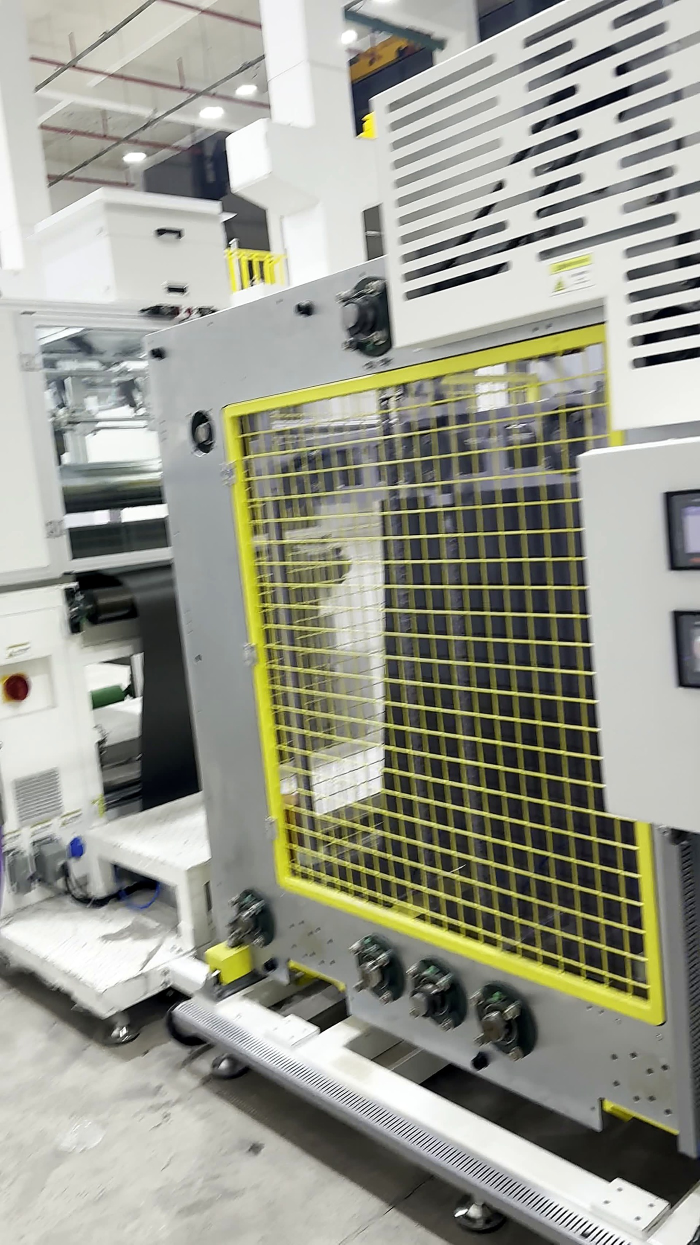
#> input picture scripts/hotmelt/_conservadas/20_1_0.jpg, 1400 x 2489 px, given in place of h01_d_vista_general.jpg, which was not available (shown at 1/2 size)
$ python _contacto.py
#> lines starting #> are read from the running program, lines starting #| are printed output that depends on the picture; pictures that were not available may be replaced by others from this repository, and a replacement may not be noted
### scripts/hotmelt/hojas_spec.py
# -*- coding: utf-8 -*-
"""Contenido de las hojas de proceso de la maquina HOTMELT.

Reglas que se respetan aca:
  · Frases cortas: las columnas son angostas y el texto largo se corta.
  · Es para el operario: nada de "borrador", "pendiente" ni analisis.
  · Sin dato -> TBD, y nada mas.
  · Los numeros salen de la PANTALLA (HMI o fusor), no del audio.
  · Registro: solo "Set up"; si no hay, "-".
"""
import os, sys
sys.path.insert(0, os.path.dirname(os.path.abspath(__file__)))
from datos_comunes import (FOTOS, EPP_BASE, TBD, ACCIONES_MAQUINA,
                           CIC_SUPERFICIE, CIC_EMPASTADA, CIC_PESO_ADH, CIC_EPP,
                           CIC_ADHESIVO, CIC_PESO_VIN, CIC_QUEMADURA, CIC_ADHESION,
                           CIC_SETUP_FUSOR, CIC_RECETA, CIC_PARAM_TEMP, CIC_TEMP_OK,
                           CIC_TENSION, CIC_ALINEACION, CIC_ESTOP, CIC_PARADA,
                           CIC_HERRAMIENTA, CIC_BORDE, CIC_MATERIAL_ID,
                           CIC_EMPALME, CIC_PASADO)

try:
    from datos_privados import CLAVE_HMI
except ImportError:            # el repo es publico: sin este archivo va TBD
    CLAVE_HMI = "TBD"

def F(*nombres):
    return [os.path.join(FOTOS, n + ".jpg") for n in nombres]

PORTADA = dict(
    titulo="HOJAS DE PROCESO — MÁQUINA HOTMELT",
    subtitulo="Laminadora de vinilo con adhesivo hot melt  ·  OP 20 del FLUJOGRAMA 155 TOP ROLL PATAGONIA",
    ho="HO-TBD",
    form="I-IN-002.4-R01",
    op_flujo="20 — ADHESIVADO HOT MELT",
    cliente_modelo="VW / PATAGONIA",
    pieza="TOP ROLL — N 216 / N 256 / N 285 / N 315",
    maquina="Laminadora hot melt KINGPOWER + fusor de adhesivo",
    firmas="F. Santoro / C. Baptista",
    fecha_rev="02/09/2026  ·  Rev. A",
    foto=os.path.join(FOTOS, "cand_30.jpg"),   # vista de la maquina con el material saliendo
)

# La JERARQUIA de imagenes de cada hoja (agregada el 03/09/2026):
#   principal = la imagen que el paso manda mirar o leer. Va grande; el resto la acompaña.
#               Sin esta clave el reparto vuelve a ser por geometria, que fue lo que puso
#               una mano con un celular mas grande que la tabla de parametros del fusor.
#   leer      = indices de imagenes con numeros o rotulos que el operario TIENE que leer.
#               Las pantallas preparadas (foto real enderezada + rotulo encima, Fak
#               08/09: NO redibujadas) llevan su metrica adentro del PNG.
# El indice es la posicion en el bloque, de arriba-izquierda a abajo-derecha.
# Umbrales y chequeo: el gate CANONICO del skill, .claude/skills/hojas-de-proceso/

HOJAS = [
 dict(op="20.1", etapa="PREPARAR Y ARRANCAR", principal=0, leer=[], denominacion="RECONOCIMIENTO DE LA MÁQUINA Y RIESGOS",
   imagenes=F("h01_d_vista_general","h01_a_desbobinador","h01_b_rodillos_reja"),
   pasos=["Identificar las tres zonas: desbobinador, rodillos de aplicación y salida del material.",
          "Ubicar las paradas de emergencia antes de operar.",
          "Respetar los carteles de la máquina: atrapamiento de manos entre rodillos y riesgo eléctrico.",
          "Los rodillos trabajan entre 150 y 185 °C. No tocarlos sin protección.",
          "El desbobinador trabaja con aire comprimido: cuidado al despresurizar.",
          "Sin ropa suelta, capucha ni cordones colgando cerca de los rodillos.",
          "Nunca dejar una pieza metálica entre los rodillos: se rompen al instante."],
   nota="La instalación tiene dos pantallas: el HMI de la laminadora y la del fusor de "
        "adhesivo. Los dos rodillos calientes son el de encolado y el dosificador.",
   ciclo=[]),

 # El adhesivo lo aplica LA MAQUINA SOLA, por 2 canos (Fak, 02/09/2026). Las tomas
 # donde se ve pegamento puesto A MANO sobre el rodillo eran de PRUEBA y no van.
 dict(op="20.2", etapa="PREPARAR Y ARRANCAR", principal=0, leer=[], denominacion="PUESTA EN MARCHA DEL FUSOR DE ADHESIVO",
   imagenes=F("h02_c_unidad_fusor","h02_e_tanque_adhesivo","h02_b_panel_glsc2"),
   pasos=["Encender el fusor de adhesivo ANTES que la laminadora, con el interruptor rojo.",
          "Verificar que el tanque tenga adhesivo cargado.",
          "Activar el calentamiento: el general y los de las dos mangueras y las dos pistolas.",
          "Verificar la consigna del adhesivo en la pantalla del fusor: 160 °C.",
          "Esperar a que el adhesivo se derrita por completo.",
          "Verificar que las dos pistolas de aplicación estén libres y sin obstrucción.",
          "Si una pistola queda obstruida, no destaparla en caliente: dar aviso al líder."],
   nota="El fusor manda el adhesivo por dos mangueras calientes a dos pistolas montadas "
        "sobre el rodillo. Los cinco circuitos van a 160 °C y ese valor NO se toca en el día "
        "a día. Desde frío, las pistolas llegan cerca de la consigna en unos 8 minutos; el "
        "tanque tarda más. El adhesivo fundido quema y se pega a la piel: no tocar mangueras "
        "ni pistolas, y trabajar con barbijo por los vapores.",
   ciclo=[],
   acciones=ACCIONES_MAQUINA),

 dict(op="20.3", etapa="PREPARAR Y ARRANCAR", principal=0, leer=[], denominacion="ENCENDIDO Y ACCESO AL HMI",
   imagenes=F("h03_b_panel","h03_a_login_hmi","h03_c_operario_panel"),
   pasos=["Encender la máquina desde el tablero principal.",
          "En el HMI, ingresar la contraseña %s." % CLAVE_HMI,
          "Si la máquina quedó con un error, presionar Reset (pulsador amarillo).",
          "Verificar en pantalla que no queden alarmas activas."],
   nota="Las alarmas del HMI son puerta de seguridad sin cerrar, paro de emergencia y "
        "fallas de accionador de eje (entrada de material, encolado, dosificador, "
        "elevación, apoyo y luz). Sin resolverlas la máquina no arranca. El HMI está en "
        "chino y tiene un botón English en el menú.",
   ciclo=[],
   acciones=ACCIONES_MAQUINA),

 # Los valores salen de la pantalla de ajuste de parametros de temperatura del
 # SIMATIC HMI, filmada en el video 0383. Los dos rodillos llevan los mismos valores.
 dict(op="20.4", etapa="PREPARAR Y ARRANCAR", principal=0, leer=[0], denominacion="CARGA DE PARÁMETROS DE PRODUCTO Y TEMPERATURA",
   imagenes=F("h04_a_pantalla_operacion","h04_b_parametros_temp"),  # dos pantallas grandes:
   # con tres, el rotulo de las flechas queda chico para leerlo en la hoja impresa
   pasos=["Entrar a Selección de producto y elegir la receta del material a procesar.",
          "Verificar que el espesor de producto sea el de la receta cargada.",
          "Verificar que la luz entre rodillos sea la de la receta cargada.",
          "Verificar la velocidad de línea: 3 m/min.",
          "Verificar la velocidad del rodillo dosificador: 0,040 m/min.",
          "Verificar la temperatura de consigna de los dos rodillos: 185 °C.",
          "Verificar la temperatura de protección: 150 °C. Por debajo, los rodillos no giran.",
          "Verificar las desviaciones de alarma: 10 °C por encima y 10 °C por debajo.",
          "Verificar la alarma por sobretemperatura: 220 °C.",
          "Verificar la temperatura de espera: 150 °C, y la de enfriamiento: 100 °C."],
   nota="Receta 料号1, producto tpo: espesor 2,300 mm, espesor de prensado 0,000 mm y luz "
        "entre rodillos 0,250 mm. Consigna 185 °C en ambos rodillos y línea a 3,0 m/min. "
        "Las variantes N 216 / N 256 / N 285 / N 315 comparten el mismo gap de 0,250 mm y "
        "temperatura. La velocidad se cambia en un solo valor y el enrollador va al doble.",
   ciclo=[]),

 dict(op="20.5", etapa="PREPARAR Y ARRANCAR", principal=0, leer=[], denominacion="CALENTAMIENTO Y ESPERA",
   imagenes=F("h05_a_calentando","h05_b_calentamiento_ok","h05_c_rodillo_pegamento"),
   pasos=["Con el calentamiento activo, esperar a que los rodillos lleguen a temperatura.",
          "Con la máquina fría, el calentamiento puede tardar alrededor de 1 hora.",
          "Los rodillos recién se habilitan a girar por encima de 150 °C.",
          "Esperar a que la pantalla indique calentamiento completado.",
          "No forzar el giro de los rodillos con el pegamento frío: se pega y se rompe.",
          "La producción arranca con los rodillos a 185 °C y sin alarmas."],
   ciclo=[],
   acciones=ACCIONES_MAQUINA),

 dict(op="20.6", etapa="PREPARAR Y ARRANCAR", principal=0, leer=[], denominacion="MONTAJE DEL ROLLO EN EL DESBOBINADOR",
   imagenes=F("h06_d_mandril_aire","h06_b_montaje_eje","h06_c_perilla_onoff"),
   pasos=["Verificar que el código y el lote del rollo coincidan con los de la orden.",
          "Cerrar la punta suelta del rollo con cinta antes de moverlo.",
          "Colocar el mandril neumático dentro del tubo de cartón del rollo.",
          "Centrar el rollo sobre el mandril con la escala del eje (valor de centrado: TBD).",
          "Inflar el mandril para que agarre el tubo.",
          "Levantar el rollo entre dos personas y calzarlo en el desbobinador.",
          "Llevar la perilla del desbobinador a ON."],
   ciclo=[]),

 dict(op="20.7", etapa="PREPARAR Y ARRANCAR", principal=0, leer=[], denominacion="ENHEBRADO DEL MATERIAL",
   imagenes=F("h07_b_primer_rodillo","h07_f_serpentina","h07_d_sensor_negro"),
   pasos=["Colocar el rollo mirando hacia adelante.",
          "Pasar el control de tensión a manual para poder tirar del material.",
          "Pasar el material por el primer rodillo, del lado del frente.",
          "Seguir la serpentina: sube, baja, vuelve a subir y vuelve a bajar.",
          "Pasar el material por el dispositivo de guía de borde que está abajo.",
          "Pasar por debajo del rodillo y subir.",
          "Meter el material dentro del rodillo de hot melt."],
   nota="Si el vinilo queda por fuera del rodillo plateado, está mal pasado. Se enhebra "
        "con la máquina detenida y los rodillos ya calientes: guantes puestos y sin "
        "apoyar las manos sobre los rodillos.",
   ciclo=[]),

 dict(op="20.8", etapa="PREPARAR Y ARRANCAR", principal=0, leer=[], denominacion="CENTRADO Y TENSIÓN DE LA BANDA",
   imagenes=F("h08_a_centrado","h08_b_sensor_borde","h08_c_tablero_tension"),
   pasos=["Centrar el material contra la barra guía usando la regla.",
          "Verificar que el sensor de borde tome el borde del material.",
          "Verificar la tensión en el controlador: consigna 20 kg. Si no da, ajustar antes de arrancar.",
          "Verificar que el control de guía esté en automático.",
          "Volver a poner el control de tensión en automático antes de producir.",
          "Verificar que el material corra sin arrugas."],
   ciclo=[]),

 dict(op="20.9", etapa="PREPARAR Y ARRANCAR", principal=0, leer=[0], denominacion="ARRANQUE Y ALINEACIÓN",
   imagenes=F("h09_a_hmi_arranque","h09_b_reset","h09_c_marca_cinta"),
   pasos=["Verificar que los resguardos estén cerrados y que no haya nadie en la zona de rodillos.",
          "Presionar el pulsador verde de arranque.",
          "Probar el paro de emergencia con la máquina en vacío: se tiene que detener.",
          "Rearmar el paro de emergencia, presionar Reset y volver a arrancar.",
          "Verificar en pantalla que el estado pase a automático.",
          "Controlar la alineación del material contra la marca del borde.",
          "Corregir la alineación antes de dejar correr la máquina."],
   nota="La prueba del paro de emergencia se hace acá, antes de producir, y no al final "
        "del turno: es lo que habilita a trabajar el resto de la jornada.",
   ciclo=[]),

 dict(op="20.10", etapa="PRODUCIR", principal=0, leer=[], denominacion="LAMINADO — CONTROL DURANTE LA MARCHA",
   imagenes=F("h10_a_hmi_automatico","h10_b_material_saliendo","h10_c_enfriamiento"),
   pasos=["Controlar que el material salga sin arrugas ni marcas.",
          "Controlar que el adhesivo quede parejo, sin faltantes ni excesos.",
          "Controlar que no haya quemaduras en el vinilo.",
          "Controlar el peso del vinilo adhesivado con la balanza.",
          "Verificar que las temperaturas de los rodillos se mantengan en consigna.",
          "Verificar que el enfriamiento a la salida esté funcionando.",
          "No meter la mano entre los rodillos con la máquina en marcha."],
   nota="Si el adhesivo sale en hilos o tiritas, la temperatura está baja o la velocidad "
        "alta. Si el vinilo sale quemado, la temperatura está alta.",
   ciclo=[]),

 dict(op="20.11", etapa="SI PASA ALGO", principal=0, leer=[], denominacion="EMPALME DEL MATERIAL",
   imagenes=F("h11_a_corte_diagonal","h11_b_cinta_blanca","h11_c_marca_referencia"),
   pasos=["Detener la máquina según la hoja 20.15 para hacer el empalme.",
          "Cortar la punta del material RECTA, apoyada contra la barra amarilla de "
          "referencia. Reglas de corte: hoja 20.14.",
          "Marcar el punto de referencia sobre la barra con cinta.",
          "Enfrentar las dos puntas a tope contra la barra amarilla.",
          "Unir el empalme con cinta a lo largo de todo el ancho.",
          "Verificar que el empalme quede recto antes de arrancar.",
          "Marcar el tramo del empalme: la cinta pasa al producto.",
          "Manos lejos del rodillo. Antes de rearrancar, verificar que no haya nadie "
          "en la zona de rodillos."],
   nota="El empalme NUNCA va cruzado ni en diagonal: al estirarse se rompe por el medio.",
   ciclo=[]),

 dict(op="20.12", etapa="SI PASA ALGO", principal=0, leer=[], denominacion="CAMBIO DE ROLLO POR ALARMA DE FIN DE MATERIAL",
   imagenes=F("h12_a_pulsador_rojo","h12_c_volante_mandril","h12_e_rollo_nuevo"),
   pasos=["Al sonar la alarma de fin de material, la máquina se detiene.",
          "Presionar el pulsador rojo del desbobinador.",
          "Sacarle la presión de aire al mandril con el volante del eje.",
          "Verificar que quede despresurizado antes de desconectar la manguera.",
          "Retirar el tubo de cartón vacío.",
          "Montar el rollo nuevo según la hoja 20.6.",
          "Empalmar el material según la hoja 20.11.",
          "Antes de rearrancar, verificar que no haya nadie en la zona de rodillos."],
   ciclo=[]),

 dict(op="20.13", etapa="SI PASA ALGO", principal=0, leer=[], denominacion="DESTRABE DEL MATERIAL TRABADO",
   imagenes=F("h13_c_maquina_detenida","h13_b_material_trabado","h13_a_vinilo_mal_pasado"),
   pasos=["Si el material se frunce o se traba, detener la máquina según la hoja 20.15.",
          "Esperar el paro total de los rodillos antes de tocar el material.",
          "Revisar el punto donde la mesa pasa al rodillo.",
          "Liberar el material sin tironear.",
          "Verificar que el material esté pasado por dentro del rodillo, no por fuera.",
          "Antes de rearrancar, verificar que no haya nadie en la zona de rodillos.",
          "Reanudar sólo con el material bien pasado y sin arrugas."],
   nota="Los rodillos quedan calientes aunque la máquina esté detenida: entrar con "
        "guantes y no apoyar las manos.",
   ciclo=[]),

 dict(op="20.14", etapa="TERMINAR", principal=0, leer=[], denominacion="CORTE DE LA PLANCHA",
   imagenes=F("h14_a_corte_cuchillo","h14_b_guia_corte"),
   pasos=["Apoyar la plancha sobre una superficie plana y limpia.",
          "No cortar cuadrados: dan problemas en esta máquina.",
          "Cortar con forma redondeada, siguiendo la guía.",
          "Empezar el corte por el costado, nunca por el centro.",
          "Cortar siempre en dirección contraria al cuerpo.",
          "La mano libre va detrás del filo, nunca sobre la línea de corte.",
          "Verificar que el borde quede limpio, sin hilachas."],
   ciclo=[]),

 dict(op="20.15", etapa="TERMINAR", principal=0, leer=[], denominacion="PARADA DE LA MÁQUINA",
   imagenes=F("h15_a_stop","h15_c_alarmas","h15_b_io_seguridad"),
   pasos=["Presionar el pulsador rojo de parada.",
          "Verificar que los rodillos frenen por completo.",
          "Verificar en pantalla que el estado pase a detenido.",
          "Verificar en la pantalla de señales de seguridad que el paro de emergencia y "
          "la puerta figuren en estado correcto.",
          "Dejar la máquina sin material trabado y la zona de rodillos despejada."],
   nota="La prueba funcional del paro de emergencia va antes de producir (hoja 20.9), "
        "con la máquina en marcha. Acá sólo se verifica el estado de las señales.",
   ciclo=[],
   acciones=ACCIONES_MAQUINA),

 dict(op="20.16", etapa="TERMINAR", principal=0, leer=[], denominacion="APERTURA DE RODILLOS Y COLOCACIÓN DE LA BANDEJA",
   imagenes=F("h16_a_ejes_rotacion","h16_b_plato_pegamento","h16_c_plato_manchas"),
   pasos=["Con la máquina detenida, entrar en el HMI a la pantalla de limpieza y llevar "
          "el eje de elevación a la posición de limpieza.",
          "Abrir la puerta de seguridad recién cuando el HMI indique que quedó liberada.",
          "Colocar la bandeja de recolección de pegamento debajo de los rodillos.",
          "Cubrir la bandeja con papel descartable.",
          "Verificar que no quede ninguna herramienta metálica entre los rodillos."],
   nota="Con la puerta abierta los rodillos siguen a temperatura de trabajo: entrar con "
        "guantes, sin apoyar los antebrazos y sin meter las manos entre los rodillos.",
   ciclo=[],
   acciones=ACCIONES_MAQUINA),

 dict(op="20.17", etapa="TERMINAR", principal=0, leer=[0], denominacion="LIMPIEZA DE RODILLOS POR PASOS",
   imagenes=F("h17_a_pantalla_limpieza","h17_c_rodillos_pegamento"),  # la pantalla con
   # las flechas necesita tamano: con tres fotos el rotulo no se lee impreso
   pasos=["En el HMI, entrar a la pantalla de limpieza de pegamento.",
          "Paso 1 de la máquina: arrancar la limpieza. La puerta de seguridad queda liberada.",
          "Paso 2 de la máquina: agregar el líquido de limpieza. La luz entre rodillos se "
          "cierra y el rodillo gira continuo.",
          "Paso 3 de la máquina: el rodillo deja de girar.",
          "Limpiar con trapo y rasqueta de plástico. Nada de metal contra los rodillos.",
          "Verificar que los rodillos queden limpios. Si queda pegamento, repetir el Paso 2.",
          "Retirar la bandeja y el papel, y dar por terminada la limpieza.",
          "Antes de volver a producir, verificar que la luz entre rodillos vuelva al valor "
          "de la receta (hoja 20.4).",
          "Antes de rearrancar, verificar que no haya nadie en la zona de rodillos."],
   nota="El adhesivo forma una película sobre el rodillo y esa película cambia el espesor "
        "que se aplica: por eso se limpia. DURANTE LA LIMPIEZA LA PUERTA DE SEGURIDAD "
        "QUEDA ANULADA y el rodillo gira caliente. "
        "El adhesivo residual se diluye frotando una barra o vela de cera sólida (parafina industrial) "
        "directamente sobre el rodillo caliente (150–185 °C) desde afuera, sin meter la mano entre ellos. "
        "Luego se remueve con la rasqueta de plástico/goma y trapo limpio hacia la bandeja inferior. "
        "Prohibido usar espátulas metálicas o solventes inflamables.",
   ciclo=[],
   acciones=ACCIONES_MAQUINA),
]

### scripts/hotmelt/_contacto.py
# -*- coding: utf-8 -*-
"""Contacto de TODAS las fotos que usa el deck, en orden de hoja."""
from PIL import Image, ImageDraw
import os, sys, re, io
import hojas_spec as HS
usadas = []
for h in HS.HOJAS:
    for f in h["imagenes"]:
        usadas.append((h["op"], os.path.basename(f)[:-4], f))
print("fotos usadas:", len(usadas))
W, cols = 330, 8
n = len(usadas)
filas = (n + cols - 1) // cols
H = int(W * 16 / 9)
hoja = Image.new("RGB", (cols*W, filas*(H+22)), "white")
#> hoja: PIL image 2640x3648 RGB; every value is 255
d = ImageDraw.Draw(hoja)
for k, (op, nom, f) in enumerate(usadas):
    im = Image.open(f).convert("RGB")
#> im is the input picture: PIL image 1400x2489 RGB; mean R, G, B 152.9, 154, 142
    r = min(W/im.width, H/im.height)
    im = im.resize((int(im.width*r), int(im.height*r)), Image.LANCZOS)
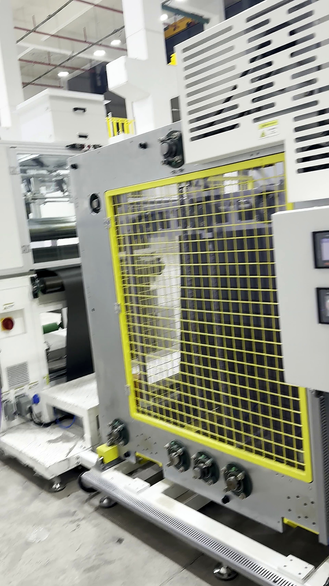
#> im: PIL image 329x586 RGB; mean R, G, B 152.9, 154, 142
    x = (k % cols)*W + (W-im.width)//2
    y = (k//cols)*(H+22) + 22
    hoja.paste(im, (x, y))
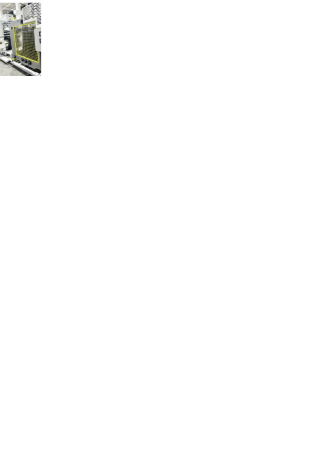
#> hoja: PIL image 2640x3648 RGB (shown at 1/8 size); mean R, G, B 253, 253, 252.7
    d.text(((k % cols)*W+3, (k//cols)*(H+22)+6), f"{op} {nom[:30]}", fill="black")
#> pass 2 of the loop `for k, (op, nom, f) in enumerate(usadas):`:
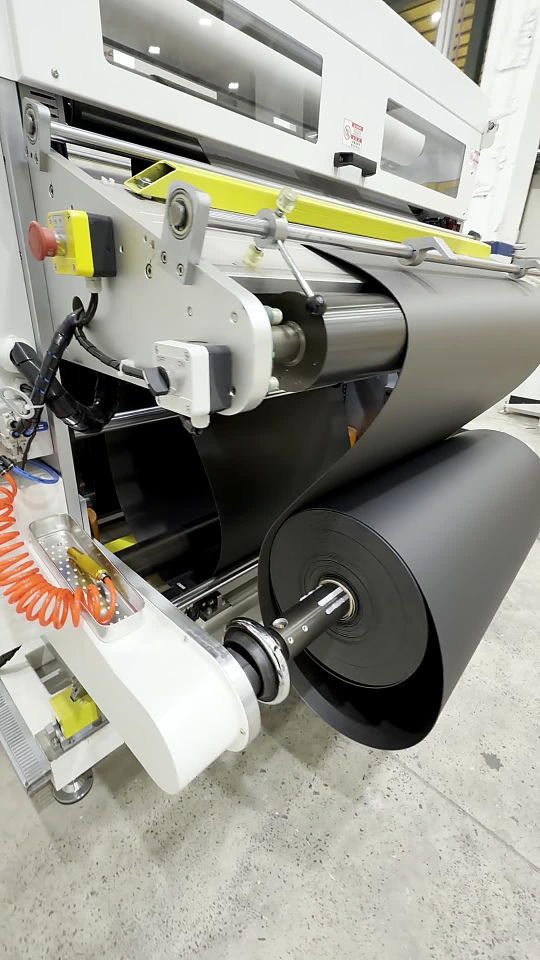
#> input picture scripts/hotmelt/_conservadas/20_1_1.jpg, 1080 x 1920 px, given in place of h01_a_desbobinador.jpg, which was not available (shown at 1/2 size)
#> im is the input picture: PIL image 1080x1920 RGB; mean R, G, B 153.8, 152.9, 143
#> `im = im.resize((int(im.width*r), int(im.height*r)), Image.LANCZOS)`:
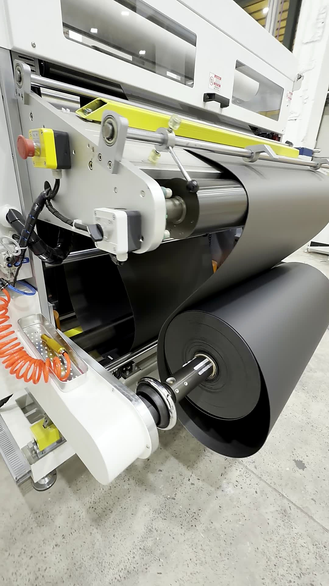
#> im: PIL image 329x586 RGB; mean R, G, B 153.8, 153, 143
#> `hoja.paste(im, (x, y))`:
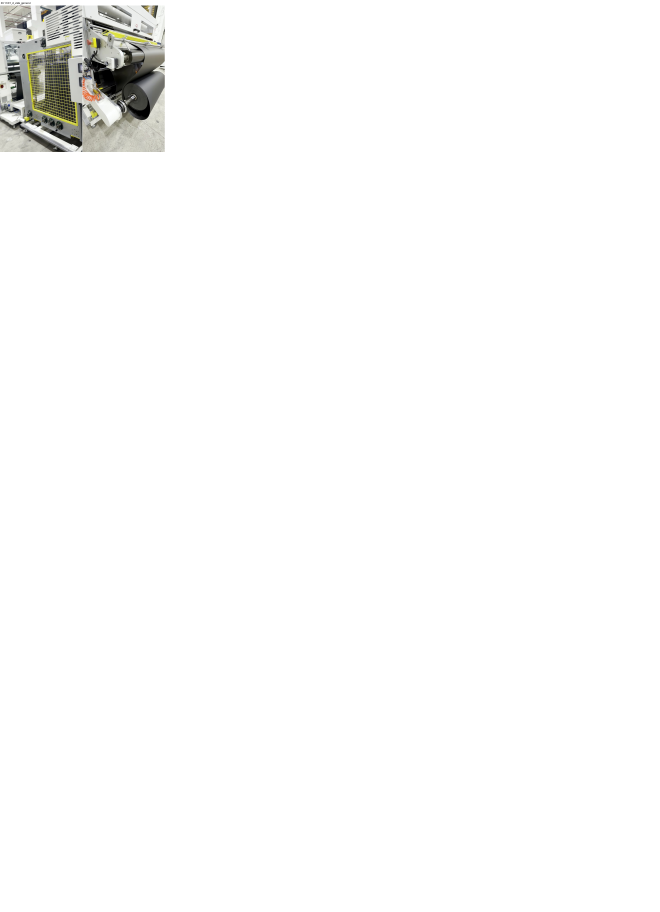
#> hoja: PIL image 2640x3648 RGB (shown at 1/4 size); mean R, G, B 250.9, 250.9, 250.5
#> (the run stopped early here; a loop or call above may not have finished)
